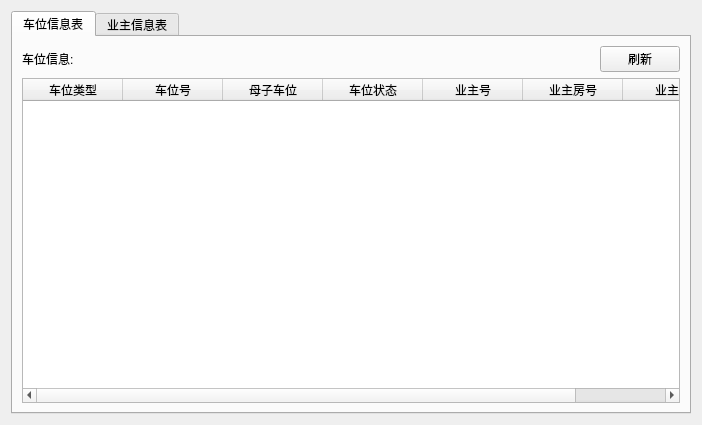
<?xml version="1.0" encoding="UTF-8"?>
<ui version="4.0">
 <class>ResultPage</class>
 <widget class="QWidget" name="ResultPage">
  <property name="geometry">
   <rect>
    <x>0</x>
    <y>0</y>
    <width>702</width>
    <height>425</height>
   </rect>
  </property>
  <property name="windowTitle">
   <string>Form</string>
  </property>
  <layout class="QVBoxLayout" name="verticalLayout">
   <item>
    <widget class="QTabWidget" name="tabWidget">
     <property name="currentIndex">
      <number>0</number>
     </property>
     <widget class="QWidget" name="tab">
      <attribute name="title">
       <string>车位信息表</string>
      </attribute>
      <layout class="QVBoxLayout" name="verticalLayout_2">
       <item>
        <layout class="QHBoxLayout" name="horizontalLayout">
         <item>
          <widget class="QLabel" name="label_parking">
           <property name="sizePolicy">
            <sizepolicy hsizetype="Expanding" vsizetype="Preferred">
             <horstretch>0</horstretch>
             <verstretch>0</verstretch>
            </sizepolicy>
           </property>
           <property name="text">
            <string>车位信息:</string>
           </property>
          </widget>
         </item>
         <item>
          <widget class="QPushButton" name="btn_parking">
           <property name="text">
            <string>刷新</string>
           </property>
          </widget>
         </item>
        </layout>
       </item>
       <item>
        <widget class="QTableWidget" name="table_parking">
         <column>
          <property name="text">
           <string>车位类型</string>
          </property>
         </column>
         <column>
          <property name="text">
           <string>车位号</string>
          </property>
         </column>
         <column>
          <property name="text">
           <string>母子车位</string>
          </property>
         </column>
         <column>
          <property name="text">
           <string>车位状态</string>
          </property>
         </column>
         <column>
          <property name="text">
           <string>业主号</string>
          </property>
         </column>
         <column>
          <property name="text">
           <string>业主房号</string>
          </property>
         </column>
         <column>
          <property name="text">
           <string>业主名</string>
          </property>
         </column>
        </widget>
       </item>
      </layout>
     </widget>
     <widget class="QWidget" name="tab_2">
      <attribute name="title">
       <string>业主信息表</string>
      </attribute>
      <layout class="QVBoxLayout" name="verticalLayout_3">
       <item>
        <layout class="QHBoxLayout" name="horizontalLayout_2">
         <item>
          <widget class="QLabel" name="label_owner">
           <property name="sizePolicy">
            <sizepolicy hsizetype="Expanding" vsizetype="Preferred">
             <horstretch>0</horstretch>
             <verstretch>0</verstretch>
            </sizepolicy>
           </property>
           <property name="text">
            <string>业主信息：</string>
           </property>
          </widget>
         </item>
         <item>
          <widget class="QPushButton" name="btn_owner">
           <property name="text">
            <string>刷新</string>
           </property>
          </widget>
         </item>
        </layout>
       </item>
       <item>
        <widget class="QTableWidget" name="table_owner">
         <column>
          <property name="text">
           <string>业主号</string>
          </property>
         </column>
         <column>
          <property name="text">
           <string>业主房号</string>
          </property>
         </column>
         <column>
          <property name="text">
           <string>业主名</string>
          </property>
         </column>
         <column>
          <property name="text">
           <string>车牌号</string>
          </property>
         </column>
         <column>
          <property name="text">
           <string>车牌号2</string>
          </property>
         </column>
         <column>
          <property name="text">
           <string>摇号状态</string>
          </property>
         </column>
         <column>
          <property name="text">
           <string>摇号结果</string>
          </property>
         </column>
        </widget>
       </item>
      </layout>
     </widget>
    </widget>
   </item>
  </layout>
 </widget>
 <resources/>
 <connections/>
</ui>
